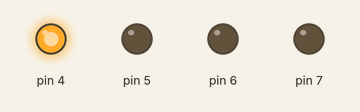
A sketch run on a simulated Arduino Uno, built with avr-gcc and run on an emulated ATmega328P. On the bench: output pins drawn as LEDs (lit = HIGH).

Above: at 0.2 s.
At 0.7 s:
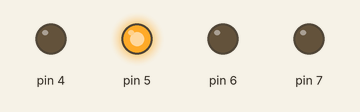
At 3.7 s:
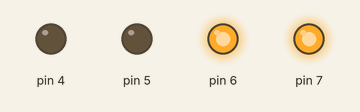
At 6.5 s:
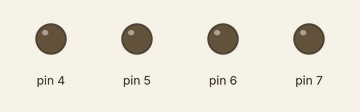
At 8.5 s:
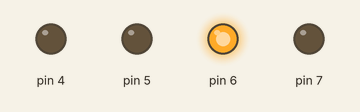
Timing chart, 0 to 9.1 s (numbered marks = the images above):
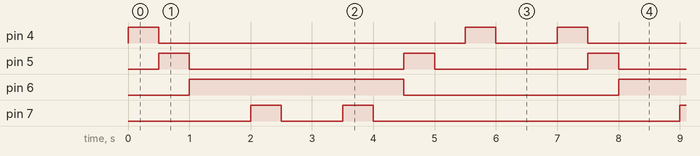

The sketch:

Question_2.ino
```cpp
void setup() {
  // put your setup code here, to run once:
pinMode(4,OUTPUT);
pinMode(5,OUTPUT);
pinMode(6,OUTPUT);
pinMode(7,OUTPUT);
}

void loop() {
  // put your main code here, to run repeatedly:
digitalWrite(4,HIGH);
delay(500);
digitalWrite(4,LOW);
digitalWrite(5,HIGH);
delay(500);
digitalWrite(5,LOW);
digitalWrite(6,HIGH);
delay(500);
digitalWrite(7,LOW);
delay(500);
digitalWrite(7,HIGH);
delay(500);
digitalWrite(7,LOW);

delay(1000);

digitalWrite(7,HIGH);
delay(500);
digitalWrite(7,LOW);
digitalWrite(6,HIGH);
delay(500);
digitalWrite(6,LOW);
digitalWrite(5,HIGH);
delay(500);
digitalWrite(5,LOW);
delay(500);
digitalWrite(4,HIGH);
delay(500);
digitalWrite(4,LOW);

delay(1000);

}
```

Measured:
- by itself, pin 4: repeats every 7.0 s: LOW 5.0 s, HIGH 0.50 s, LOW 1.0 s, HIGH 0.50 s
- by itself, pin 5: repeats every 7.0 s: LOW 3.5 s, HIGH 0.50 s, LOW 2.5 s, HIGH 0.50 s
- by itself, pin 6: alternates HIGH for 3.5 s and LOW for 3.5 s
- by itself, pin 7: repeats every 7.0 s: LOW 1.0 s, HIGH 0.50 s, LOW 5.0 s, HIGH 0.50 s
